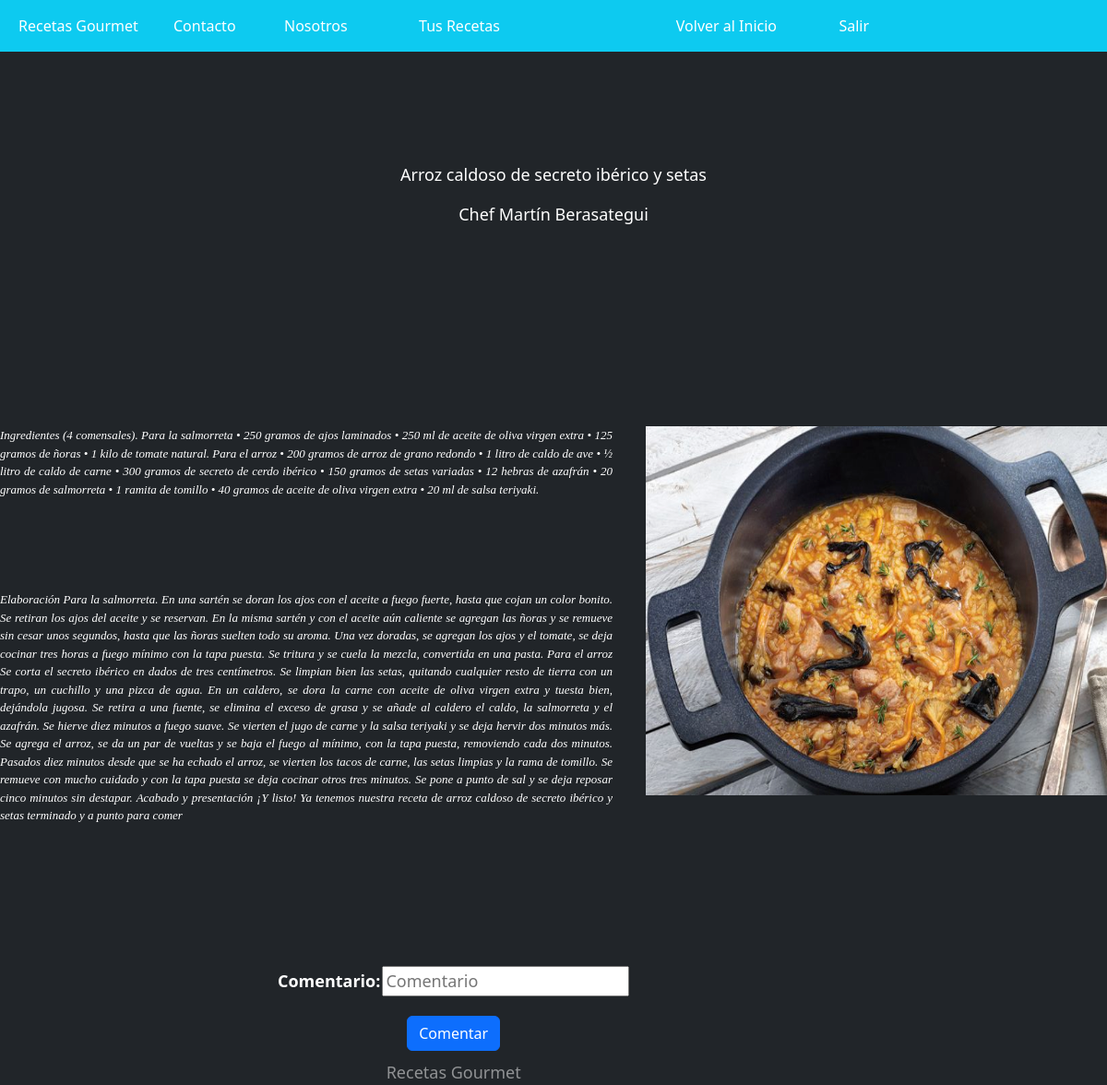
The app's page /Blog/arroz/ with its own data.
### Blog/models.py (models this page shows, shortened)
class Receta(models.Model):
    imagen = models.ImageField(upload_to= "recetas", null= True, blank = True)
    nombre = models.CharField(max_length=80)
    ingrediente = models.CharField(max_length=5000, null=True, blank = True)
    texto = models.CharField(max_length=5000)
    email = models.EmailField()
    autor = models.CharField(max_length=30)

### Blog/views.py (the view)
# urls.py: path('arroz/', arroz),
def arroz(request):
    autor1 = "Martín Berasategui"
    rec = Receta.objects.filter(autor=autor1)
    com=Comentario.objects.filter(autor=autor1)
    if request.method == "POST":
        formulario = form_comentario(request.POST)
        if formulario.is_valid():
            informacion = formulario.cleaned_data
            com = Comentario(Comentario = informacion["Comentario"],
            us= request.user, autor="Martín Berasategui")
            com.save() #Guardo la data en la base de datos como en la función estudiantes.
            com=Comentario.objects.filter(autor=autor1)
            return render(request, "arroz.html",{"recetas":rec,"comentarios":com,"formulario":formulario})
        else:
            formulario = form_comentario()
            return render(request, "arroz.html",{"recetas":rec,"comentarios":com,"formulario":formulario})
    else:
        formulario = form_comentario()
        return render(request, "arroz.html",{"recetas":rec,"comentarios":com,"formulario":formulario})

### Blog/forms.py
class form_comentario(forms.Form):
    Comentario = forms.CharField(widget= forms.TextInput(attrs={'placeholder': 'Comentario'}))
    class Meta:
        model = User
        fields = ['Comentario']
        help_texts = {k:"" for k in fields}

### Blog/template/arroz.html (shortened to what this page needs)
{% extends "home.html"%}
    {% load static %}
{% block contenido %}
<body class="d-flex h-100 text-center text-bg-dark" >
    <div class="contenido1">
        <p class="nav-item" style="position: relative; font-size: large;">
            {% if recetas %}
                {% for r in recetas %}
                    <p>
                        {{r.nombre}}
                    </p>
                    <p>
                        Chef {{r.autor}}
                    </p>
                    <img src="{{r.imagen.url}}" style="float: right; margin: 0 0 1em 2em; position:relative; top:200px" height="400px" width= "500px" alt="" >
                    <div class = "contenido2" style="position:relative;top:200px;">
                        {{r.ingrediente}}
                    </div>
                    <div class = "contenido2" style="position:relative;top:300px;">
                        {{r.texto}}
                    </div>
                {%endfor%}
            {% endif %}
            <div  style="position: absolute; top:800px;left:300px">
                <div style="position:relative;">
                    <form style="position:relative; top:70px" method="POST">{% csrf_token %}
                        <table style="position:relative">
                            {{ formulario.as_table }}
                        </table>
                        <button class="btn btn-primary" style="position:relative; top:20px; text-decoration: none; color: white" type="submit">Comentar</button>
                    </form>
                </div>
                <footer class="mt-auto text-white-50" style="position:relative;top:100px">
                    <p>Recetas Gourmet </p>
                </footer>
            </div>
        </p>
    </div>
</body>
</html>
{% endblock %}

### Blog/static/css/myestilo.css (style rules this page uses)
.contenido1 { position: relative; top: 80px; font-size: 1.125rem; }
.contenido2 { position: relative; top: 80px; font-size: small; font-family: Georgia, 'Times New Roman', Times, serif; font-style: italic; color: white; text-align: justify; vertical-align: baseline; align-content: center; display: inherit; clear: left; }

### Blog/template/arroz.html (style rules this page uses)
body { background-image: url("https://img.freepik.com/premium-photo/side-view-black-brick-wall-lit-by-light-from-window_160360-1283.jpg?w=2000"); background-position: center 25%; background-size: cover; }

### records on screen
Receta: nombre "Arroz caldoso de secreto ibérico y setas", autor "Martín Berasategui", imagen (picture), ingrediente "Ingredientes (4 comensales). Para la salmorreta • 250 gramos de ajos laminados • 250 ml de aceite de oliva virgen extra • 125 gramos de ñoras • 1 kilo de tomate natural. Para el arroz • 200 gramos de arroz de grano redondo • 1 litro de caldo de ave • ½ litro de caldo de carne • 300 gramos de secreto de cerdo ibérico • 150 gramos de setas variadas • 12 hebras de azafrán • 20 gramos de salmorreta • 1 ramita de tomillo • 40 gramos de aceite de oliva virgen extra • 20 ml de salsa teriyaki.", texto "Elaboración Para la salmorreta. En una sartén se doran los ajos con el aceite a fuego fuerte, hasta que cojan un color bonito. Se retiran los ajos del aceite y se reservan. En la misma sartén y con el aceite aún caliente se agregan las ñoras y se remueve sin cesar unos segundos, hasta que las ñoras suelten todo su aroma. Una vez doradas, se agregan los ajos y el tomate, se deja cocinar tres horas a fuego mínimo con la tapa puesta. Se tritura y se cuela la mezcla, convertida en una pasta. Para el arroz Se corta el secreto ibérico en dados de tres centímetros. Se limpian bien las setas, quitando cualquier resto de tierra con un trapo, un cuchillo y una pizca de agua. En un caldero, se dora la…"
